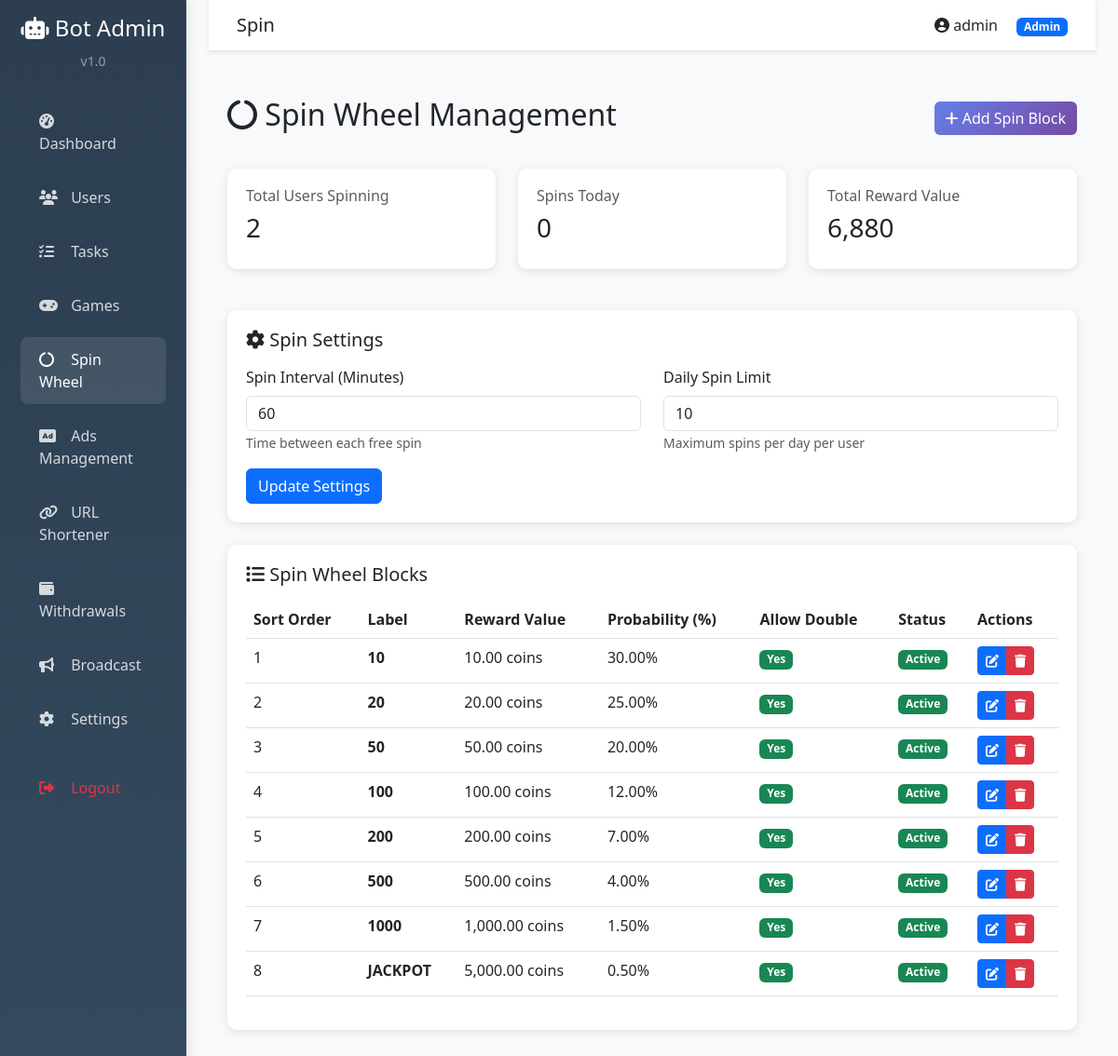
The page /admin/spin.php (signed in) on the database as committed earlier.
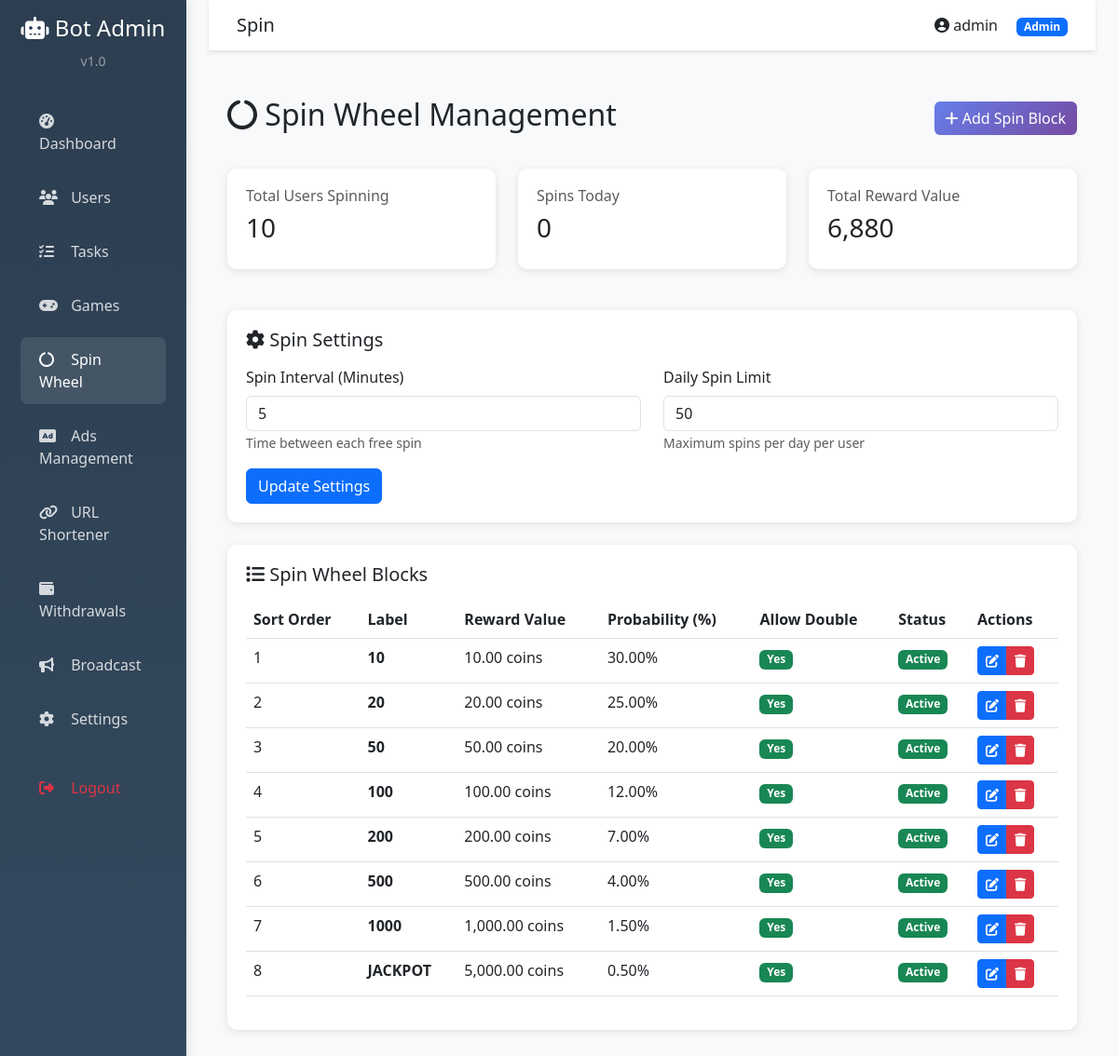
The same page on the database as committed later.
### tables this page shows
CREATE TABLE `settings` (
  `id` int(11) NOT NULL,
  `setting_key` varchar(100) NOT NULL,
  `setting_value` text DEFAULT NULL,
  `updated_at` timestamp NULL DEFAULT current_timestamp() ON UPDATE current_timestamp()
);

### config.php (called while the page is built, shortened)
<?php
class Database {
    private static $instance = null;
    private $conn;
    private function __construct() {
        try {
            $this->conn = new PDO(
                "mysql:host=" . DB_HOST . ";dbname=" . DB_NAME . ";charset=utf8mb4",
                DB_USER,
                DB_PASS,
                array(
                    PDO::ATTR_ERRMODE => PDO::ERRMODE_EXCEPTION,
                    PDO::ATTR_DEFAULT_FETCH_MODE => PDO::FETCH_ASSOC,
                    PDO::ATTR_EMULATE_PREPARES => false
                )
            );
        } catch(PDOException $e) {
            error_log("Database Connection Error: " . $e->getMessage());
            if (!isset($_SERVER['HTTP_ACCEPT']) || strpos($_SERVER['HTTP_ACCEPT'], 'application/json') === false) {
                http_response_code(500);
                echo '<!DOCTYPE html><html><head><meta charset="UTF-8"><title>Database Error</title></head><body style="font-family:Arial;padding:50px;text-align:center;"><h1>Service Unavailable</h1><p>Unable to connect to the database. Please try again later.</p></body></html>';
                exit;
            }
            die(json_encode(['success' => false, 'error' => 'Database connection failed']));
        }
    }
    public static function getInstance() {
        if (self::$instance === null) {
            self::$instance = new self();
        }
        return self::$instance;
    }
    public function getConnection() {
        return $this->conn;
    }
}
function getSetting($key, $default = null) {
    $db = Database::getInstance()->getConnection();
    $stmt = $db->prepare("SELECT setting_value FROM settings WHERE setting_key = ?");
    $stmt->execute([$key]);
    $result = $stmt->fetch();
    return $result ? $result['setting_value'] : $default;
}
?>

### admin/spin.php (the view, shortened to what the changed rows need)
<?php
require_once '../config.php';
require_once 'header.php';
$db = Database::getInstance()->getConnection();
$spinInterval = getSetting('spin_interval_minutes', 60);
$dailyLimit = getSetting('spin_daily_limit', 10);
$stmt = $db->query("SELECT COUNT(*) FROM user_spins");
$totalUsers = $stmt->fetchColumn();
?>
<div class="page-header d-flex justify-content-between align-items-center">
    <h2><i class="fas fa-circle-notch"></i> Spin Wheel Management</h2>
</div>
<div class="row mb-4">
    <div class="col-md-4">
        <div class="stat-card">
            <h6 class="text-muted">Total Users Spinning</h6>
            <h3><?php echo number_format($totalUsers); ?></h3>
        </div>
    </div>
</div>
<div class="stat-card mb-4">
    <form method="POST">
        <div class="row">
            <div class="col-md-6">
                <div class="mb-3">
                    <label class="form-label">Spin Interval (Minutes)</label>
                    <input type="number" class="form-control" name="spin_interval" value="<?php echo $spinInterval; ?>" required>
                    <small class="text-muted">Time between each free spin</small>
                </div>
            </div>
            <div class="col-md-6">
                <div class="mb-3">
                    <label class="form-label">Daily Spin Limit</label>
                    <input type="number" class="form-control" name="daily_limit" value="<?php echo $dailyLimit; ?>" required>
                    <small class="text-muted">Maximum spins per day per user</small>
                </div>
            </div>
        </div>
    </form>
</div>
<div class="stat-card">
    <div class="table-responsive">
        <table class="table table-hover">
            <thead>
                <tr>
                    <th>Sort Order</th>
                    <th>Label</th>
                    <th>Reward Value</th>
                    <th>Probability (%)</th>
                    <th>Allow Double</th>
                    <th>Status</th>
                    <th>Actions</th>
                </tr>
            </thead>
        </table>
    </div>
</div>
<?php require_once 'footer.php'; ?>

Rows that differ between the two databases and show on the page:
changed settings (number 1 of 2 on the later page): spin_interval "60" → "5"
changed settings (number 2 of 2 on the later page): daily_limit "10" → "50"
Other text that changed with them:
$totalUsers: "2" → "10"
